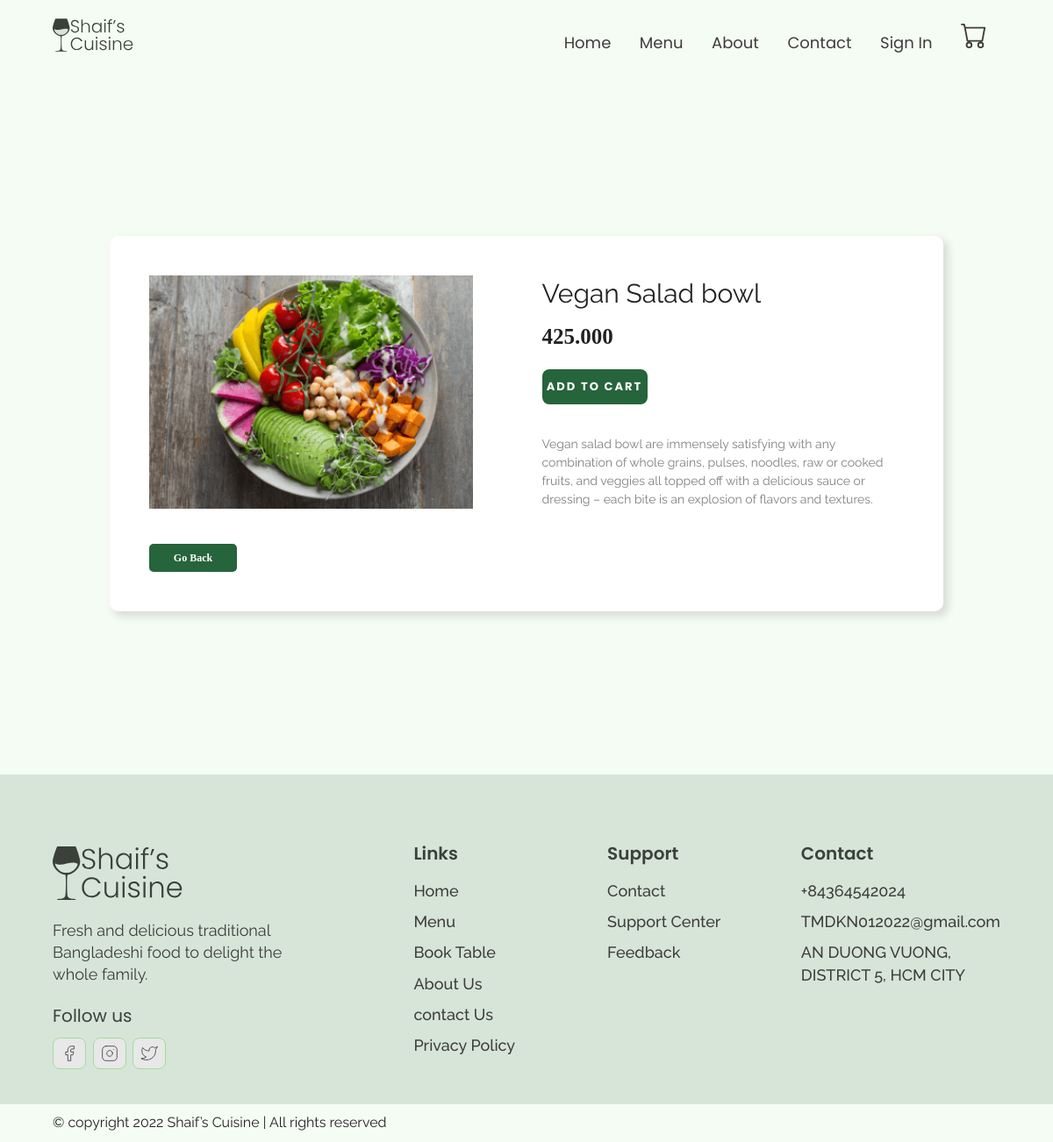
Page /index.php?chon=t&id=detail&id_pro=14 on the committed database.
### tables this page shows
CREATE TABLE `product` (
  `productId` int(11) NOT NULL,
  `name` varchar(255) NOT NULL,
  `price` decimal(10,0) NOT NULL,
  `image` varchar(255) NOT NULL,
  `menuId` int(11) NOT NULL,
  `qty` int(11) NOT NULL,
  `des` varchar(255) NOT NULL,
  `soldcount` int(11) NOT NULL
);

### DAO/database.php (called while the page is built, shortened)
<?php
class Database extends PDO
{
  public $host   = DB_HOST;
  public $user   = DB_USER;
  public $pass   = DB_PASS;
  public $dbname = DB_NAME;
  public $link;
  private function connectDB()
  {
    $this->link = new mysqli(
      $this->host,
      $this->user,
      $this->pass,
      $this->dbname
    );
  }
  public function select($query)
  {
    $result = $this->link->query($query);
    if ($result->num_rows > 0) {
      return $result;
    } else {
      return false;
    }
  }
  public function closeConnection()
  {
    $this->link = null;
  }
}

### class/product.php (the view, shortened to what this page needs)
<?php
include "./DAO/database.php";
class product{
    private $db;
    public function __construct(){
        $this->db=new Database();
    }
    public function getProductbyId($productId){
        $query="SELECT * FROM product Where productId =$productId LIMIT 1";
        $result=$this->db->select($query);
        if(mysqli_num_rows($result) > 0){
            $product = mysqli_fetch_assoc($result);
            $this->db->closeConnection();
            return $product;
        }
    }
public function showProductDetails($product) {
    echo '
    <div class="images">
    <div class="images-hoder active">
      <img src="images/'.$product['image'].'">
    </div>
  </div>
  <div class="basic-info">
    <p class="product_name">'.$product['name'].'</p>
  <span>'.number_format($product['price'],0,",",".").'</span>
  <div class="options">
    <input id="addtocart" name="themgiohang" type="submit" value="ADD TO CART">
  </div>
  </div>
  <div class="description">
    <p>'.$product['des'].'</p>
    ';
}
}
?>

### globalStyles.css (style rules this page uses)
html { font-size: 10px; overflow-x: hidden; }
body { background: var(--lightGreen-2); overflow-x: hidden; visibility: hidden; overflow-y: hidden; }
:root { --green-1: #26643b; --green-2: #a2de96; --lightGreen-1: #d6e5d8; --lightGreen-2: #f5fcf4; --black-1: #3b413a; --black-2: #3f3c3c; --black-3: #5b6359; --white-1: #e8e8e8; --boder-color: #dbdbdb; --white-2: #FFFFFF; }
img { width: 100%; object-fit: contain; }
p { font-family: Raleway; font-weight: 400; line-height: 1.4em; font-size: 1.4rem; }

### components.css (style rules this page uses)
#addtocart { font-family: Poppins; font-weight: bolder; font-size: 13px; border: none; border-radius: 8px; color: white; background: var(--green-1); width: 120px; height: 40px; margin-top: 10px; letter-spacing: 2px; }

### template/productdetails.php (style rules this page uses)
:root { --primary-color: #d6e5d8; --secondary-color: #26643b; --tertiary-color:#a2de96; --yellow-color:#ffb900; --gray-color: #808080; }
* { box-sizing: border-box; font-family: 'Poppin'; line-height: 1; padding: 0; margin: 0; }
.box .product_name { font-size: 30px; }
.box .images { grid-area: images; display: grid; grid-template-columns: repeat(3, auto); grid-template-rows: auto 1fr; grid-template-areas: "active activea active" "idle idle idle"; grid-gap: 5px; }
.box .basic-info { grid-area: info; display: flex; flex-direction: column; gap: 15px; }
.box .basic-info span { font-weight: 800; font-size: 25px; }
.box .description { grid-area: description; display: flex; flex-direction: column; gap: 25px; }
.box .description p { color: var(--gray-color); font-size: 14px; line-height: 1.5; }

### rows in the picture
product: image (picture), name "Vegan Salad bowl", price "425.000", des "Vegan salad bowl are immensely satisfying with any combination of whole grains, pulses, noodles, raw or cooked fruits, and veggies all topped off with a delicious sauce or dressing – each bite is an explosion of flavors and textures."
